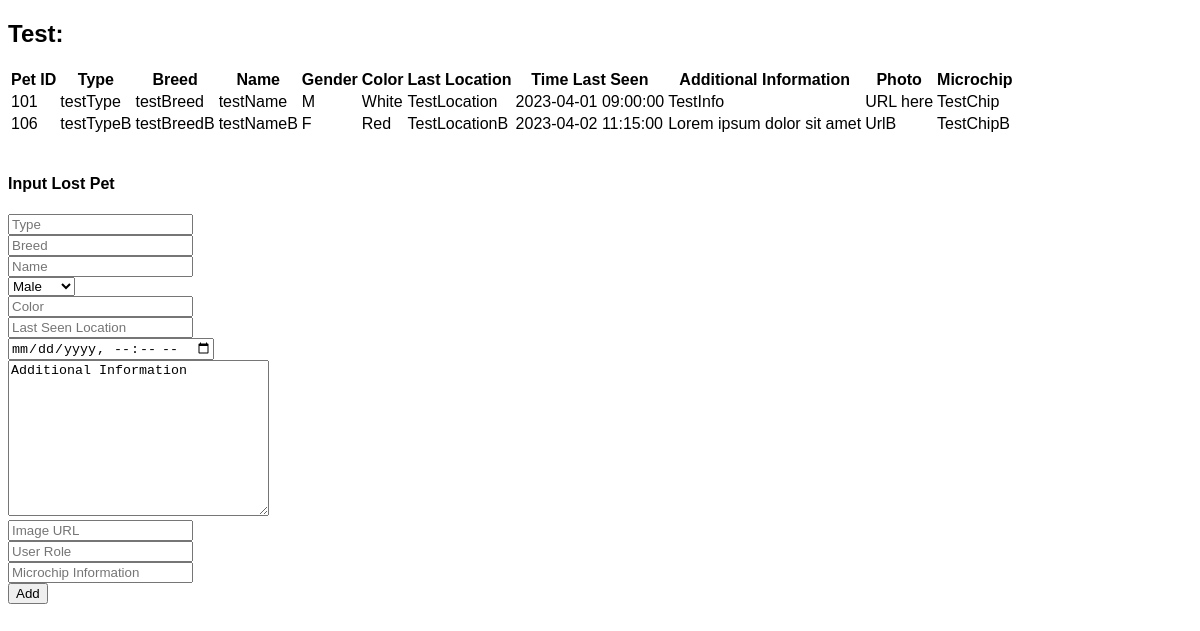
The app's page /Lost.php with its own data.
### tables this page shows
CREATE TABLE `lost_pets` (
  `lost_pets_id` int(11) NOT NULL,
  `Type` varchar(25) NOT NULL,
  `Breed` varchar(25) NOT NULL,
  `Name` varchar(25) NOT NULL,
  `Gender` char(1) NOT NULL,
  `Color` varchar(25) NOT NULL,
  `Last_Location` varchar(40) NOT NULL,
  `DateTime_LastSeen` datetime NOT NULL,
  `Additional_Information` varchar(1000) NOT NULL,
  `Upload_Photo` varchar(1000) NOT NULL,
  `Roles_Lost_Pets` varchar(25) NOT NULL,
  `Microchip` varchar(25) NOT NULL
);

### Lost.php (the view, shortened to what this page needs)
<!DOCTYPE html>
<html lang="en">
<head>
</head>
<body>
	<h2>Test:</h2>
	<?php
	require_once 'Config.php';
	$sql = "SELECT * FROM lost_pets";
	if ($result = $mysqli->query($sql)) {
		if ($result->num_rows < 1) {
			echo '<div class="alert alert-danger"><em>No records were found.</em></div>';
		} else {
			echo '<table>';
			echo "<thead>";
			echo "<tr>";
			echo '<th>Pet ID</th>';
			echo "<th>Type</th>";
			echo "<th>Breed</th>";
			echo "<th>Name</th>";
			echo "<th>Gender</th>";
			echo "<th>Color</th>";
			echo "<th>Last Location</th>";
			echo "<th>Time Last Seen</th>";
			echo "<th>Additional Information</th>";
			echo "<th>Photo</th>";
			echo "<th>Microchip</th>";
			echo "</tr>";
			echo "</thead>";
			echo "<tbody>";
			while ($row = $result->fetch_array()) {
				echo "<tr>";
				echo "<td>" . $row['lost_pets_id'] . "</td>";
				echo "<td>" . $row['Type'] . "</td>";
				echo "<td>" . $row['Breed'] . "</td>";
				echo "<td>" . $row['Name'] . "</td>";
				echo "<td>" . $row['Gender'] . "</td>";
				echo "<td>" . $row['Color'] . "</td>";
				echo "<td>" . $row['Last_Location'] . "</td>";
				echo "<td>" . $row['DateTime_LastSeen'] . "</td>";
				echo "<td>" . $row['Additional_Information'] . "</td>";
				echo "<td>" . $row['Upload_Photo'] . "</td>";
				echo "<td>" . $row['Microchip'] . "</td>";
				echo "</tr>";
			}
			echo "</tbody>";
			echo "</table>";
		}
	} else {
		echo "Oops! Something went wrong. Please try again later.";
	}
	?>
	<div class="form-container" id="form-container-2">
		<form action="addLostPet.php" method="post">
			<h4>Input Lost Pet</h4>
			<input type="text" placeholder="Type" name="Type" required></br>
			<input type="text" placeholder="Breed" name="Breed" required></br>
			<input type="text" placeholder="Name" name="Name" required></br>
			<select placeholder="Gender" name="Gender" required>
				<option value="M">Male</option>
			</select></br>
			<input type="text" placeholder="Color" name="Color" required></br>
			<input type="text" placeholder="Last Seen Location" name="Last_Location" required></br>
			<input type="datetime-local" placeholder="Time Last Seen" name="Last_Date" required></br>
			<textarea name="Additional_Information" rows="10" cols="30" required>Additional Information</textarea></br>
			<input type="text" placeholder="Image URL" name="Upload_Photo" required></br>
			<input type="text" placeholder="User Role" name="Roles_Lost_Pets" required></br>
			<input type="text" placeholder="Microchip Information" name="Microchip" required></br>
			<input type="submit" name="submit" value="Add" class="form-btn"></br>
		</form>
	</div>
</body>

### Lost.php (style rules this page uses)
body { margin: 5; background-color: #FFFFFF; font-family: 'Trebuchet MS', 'Lucida Sans Unicode', 'Lucida Grande', 'Lucida Sans', Arial, sans-serif; }
#form-container-2 { width: 400px; }

### records on screen
lost_pets: lost_pets_id "101", Type "testType", Breed "testBreed", Name "testName", Gender "M", Color "White", Last_Location "TestLocation", DateTime_LastSeen "2023-04-01 09:00:00", Additional_Information "TestInfo", Upload_Photo "URL here", Microchip "TestChip"
lost_pets: lost_pets_id "106", Type "testTypeB", Breed "testBreedB", Name "testNameB", Gender "F", Color "Red", Last_Location "TestLocationB", DateTime_LastSeen "2023-04-02 11:15:00", Additional_Information "Lorem ipsum dolor sit amet", Upload_Photo "UrlB", Microchip "TestChipB"
